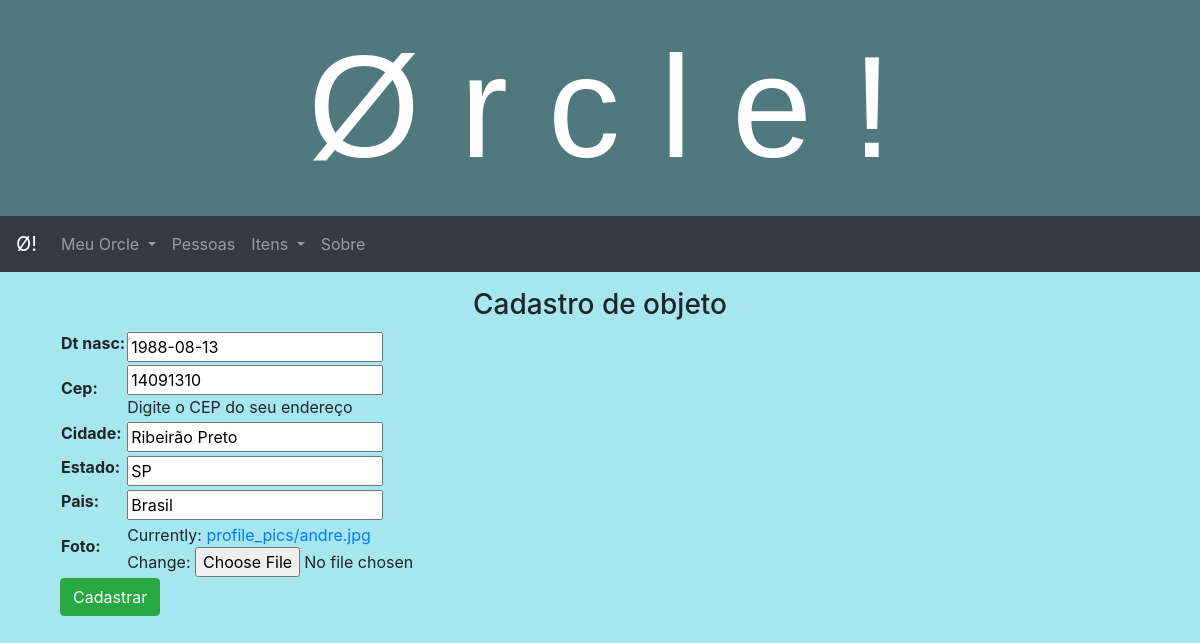
Screenshot of /borrows/perfil/1/update/ with the database file from the repository.
### borrows/models.py (models this page shows, shortened)
class Profile(models.Model):
    user = models.OneToOneField(User, related_name='profile', on_delete=models.CASCADE, primary_key=True)
    dt_nasc = models.DateField(null=True, blank=True)
    cep = models.CharField(max_length=8, help_text='Digite o CEP do seu endereço')
    cidade = models.CharField(max_length=200)
    estado = models.CharField(max_length=2)
    pais = models.CharField(max_length=50)
    foto = models.ImageField(upload_to = 'profile_pics', default = 'profile_pics/no-image-icon.png')

### borrows/views.py (the view)
# urls.py: path('perfil/<int:pk>/update/', views.PerfilUpdate.as_view(), name='perfil_update'),
class PerfilUpdate(UpdateView):
    model = Profile
    fields = ['dt_nasc','cep','cidade','estado','pais','foto']
    success_url = reverse_lazy('itens')

### borrows/templates/borrows/profile_form.html (shortened to what this page needs)
{% extends "base_generic.html" %}
{% block menu %}
  {% include "menu-bootstrap.html" %}
{% endblock %}
{% block content %}
<div class="container">
  <div class="container" style="text-align:center;">
      <h3>Cadastro de objeto</h3>
  </div>
    <form action="" method="post" enctype="multipart/form-data">
      <table>
        {{ form.as_table}}
      </table>
    <input type="submit" value="Cadastrar" class='btn btn-success'>
  </form>
</div>
{% endblock %}

### rows the page displays
Profile: dt_nasc "1988-08-13", cep "14091310", cidade "Ribeirão Preto", estado "SP", pais "Brasil"
